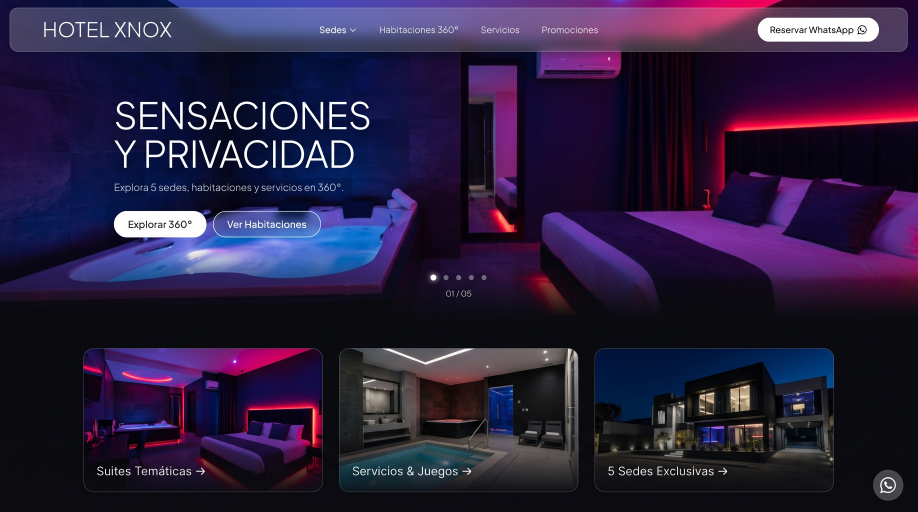
#> input picture home.jpg, 2752 x 1536 px, found by its file name (shown at 1/3 size); the run also reads 3 pictures not shown here
$ python extract_assets.py
#> lines starting #> are read from the running program, lines starting #| are printed output that depends on the picture
import os
from PIL import Image, ImageDraw, ImageFilter

os.makedirs("public/images", exist_ok=True)

def feathered_inpaint(img, box, pad=18, blur_radius=12):
    """
    Replaces a region (x1, y1, x2, y2) with smooth bilinear interpolation from outside
    the box and blends it using a feathered rounded alpha mask so no rectangle edge is visible.
    """
    width, height = img.size
    x1 = max(2, box[0] - pad)
    y1 = max(2, box[1] - pad)
    x2 = min(width - 3, box[2] + pad)
    y2 = min(height - 3, box[3] + pad)
    w = x2 - x1
    h = y2 - y1
    px = img.load()

    patch = Image.new("RGB", (w, h))
    p_px = patch.load()

    for y in range(h):
        ty = y / max(1, h - 1)
        for x in range(w):
            tx = x / max(1, w - 1)
            c_top = px[x1 + x, max(0, y1 - 2)]
            c_bot = px[x1 + x, min(height - 1, y2 + 2)]
            c_left = px[max(0, x1 - 2), y1 + y]
            c_right = px[min(width - 1, x2 + 2), y1 + y]

            # Inverse distance weights to the 4 edges
            wt = 1.0 / (ty + 0.03)
            wb = 1.0 / ((1.0 - ty) + 0.03)
            wl = 0.45 / (tx + 0.05)
            wr = 0.45 / ((1.0 - tx) + 0.05)
            wsum = wt + wb + wl + wr

            r = int((wt * c_top[0] + wb * c_bot[0] + wl * c_left[0] + wr * c_right[0]) / wsum)
            g = int((wt * c_top[1] + wb * c_bot[1] + wl * c_left[1] + wr * c_right[1]) / wsum)
            b = int((wt * c_top[2] + wb * c_bot[2] + wl * c_left[2] + wr * c_right[2]) / wsum)
            p_px[x, y] = (r, g, b)

    patch = patch.filter(ImageFilter.GaussianBlur(radius=8))

    # Create feathered alpha mask
    mask = Image.new("L", (w, h), 0)
    draw = ImageDraw.Draw(mask)
    inset = max(4, pad // 2)
    draw.rounded_rectangle((inset, inset, w - inset, h - inset), radius=24, fill=255)
    mask = mask.filter(ImageFilter.GaussianBlur(radius=blur_radius))

    region = img.crop((x1, y1, x2, y2))
    blended = Image.composite(patch, region, mask)
    img.paste(blended, (x1, y1))
    return img

# 1. HOME HERO & BENTO CARDS
home = Image.open("home.jpg").convert("RGB")
#> home is the input picture: PIL image 2752x1536 RGB; mean R, G, B 43.2, 31.6, 62.9
serv = Image.open("servicios.jpg").convert("RGB")
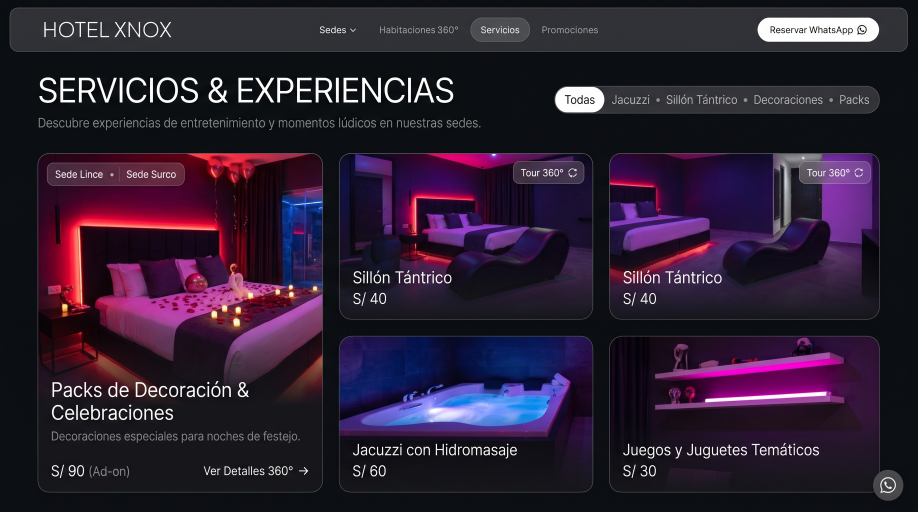
#> input picture servicios.jpg, 2752 x 1536 px, found by its file name (shown at 1/3 size)
#> serv is the input picture: PIL image 2752x1536 RGB; mean R, G, B 45.5, 31.5, 50.8

hero_bg = home.crop((0, 152, 2752, 945)).copy()
# Clean headline + subtitle on dark blue wall
feathered_inpaint(hero_bg, (315, 115, 1145, 455), pad=22, blur_radius=14)
#> in feathered_inpaint, `patch = Image.new("RGB", (w, h))`: patch: PIL image 874x384 RGB; every value is 0
#> in feathered_inpaint, `mask = Image.new("L", (w, h), 0)`: mask: PIL image 874x384 L; every value is 0
# Notice the clean jacuzzi in servicios.jpg bottom-middle card (x: 1020..1776, y: 1004..1340)
# Paste and blend the clean jacuzzi water over the buttons region in hero_bg!
feathered_inpaint(hero_bg, (325, 465, 995, 595), pad=22, blur_radius=14)
#> in feathered_inpaint (call 2), `patch = Image.new("RGB", (w, h))`: patch: PIL image 714x174 RGB; every value is 0
#> in feathered_inpaint (call 2), `mask = Image.new("L", (w, h), 0)`: mask: PIL image 714x174 L; every value is 0
# Clean 01/05 dots at bottom center
feathered_inpaint(hero_bg, (1250, 650, 1500, 775), pad=18, blur_radius=10)
#> in feathered_inpaint (call 3), `patch = Image.new("RGB", (w, h))`: patch: PIL image 286x158 RGB; every value is 0
#> in feathered_inpaint (call 3), `mask = Image.new("L", (w, h), 0)`: mask: PIL image 286x158 L; every value is 0
hero_bg.save("public/images/hero-main.webp", "WEBP", quality=92)

home.crop((254, 1047, 966, 1410)).save("public/images/bento-suites.webp", "WEBP", quality=92)
home.crop((1020, 1047, 1732, 1410)).save("public/images/bento-servicios.webp", "WEBP", quality=92)
home.crop((1786, 1047, 2498, 1410)).save("public/images/bento-sedes.webp", "WEBP", quality=92)

# 2. DETALLE HABITACION 360 PANORAMA
det_hab = Image.open("detallle habitacion.jpg").convert("RGB")
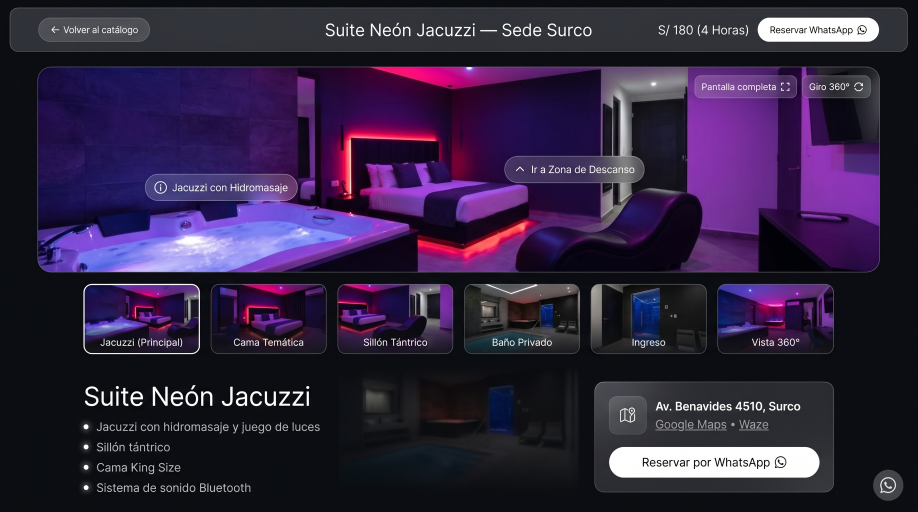
#> input picture detallle habitacion.jpg, 2752 x 1536 px, found by its file name (shown at 1/3 size)
#> det_hab is the input picture: PIL image 2752x1536 RGB; mean R, G, B 49.5, 36.2, 64.8
pano_hab = det_hab.crop((116, 200, 2636, 776)).copy()
# Hotspot 1: (i) Jacuzzi con Hidromasaje
feathered_inpaint(pano_hab, (310, 295, 795, 415), pad=20, blur_radius=12)
#> in feathered_inpaint (call 4), `patch = Image.new("RGB", (w, h))`: patch: PIL image 525x160 RGB; every value is 0
#> in feathered_inpaint (call 4), `mask = Image.new("L", (w, h), 0)`: mask: PIL image 525x160 L; every value is 0
# Hotspot 2: (^) Ir a Zona de Descanso
feathered_inpaint(pano_hab, (1385, 245, 1835, 365), pad=20, blur_radius=12)
#> in feathered_inpaint (call 5), `patch = Image.new("RGB", (w, h))`: patch: PIL image 490x160 RGB; every value is 0
#> in feathered_inpaint (call 5), `mask = Image.new("L", (w, h), 0)`: mask: PIL image 490x160 L; every value is 0
#> in feathered_inpaint (call 5), `blended = Image.composite(patch, region, mask)`:
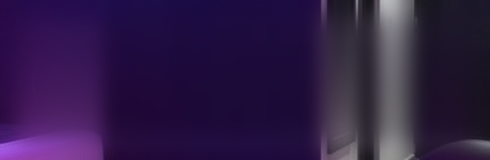
#> blended: PIL image 490x160 RGB; mean R, G, B 47.8, 28, 70.3
#> in feathered_inpaint (call 5), `img.paste(blended, (x1, y1))`:
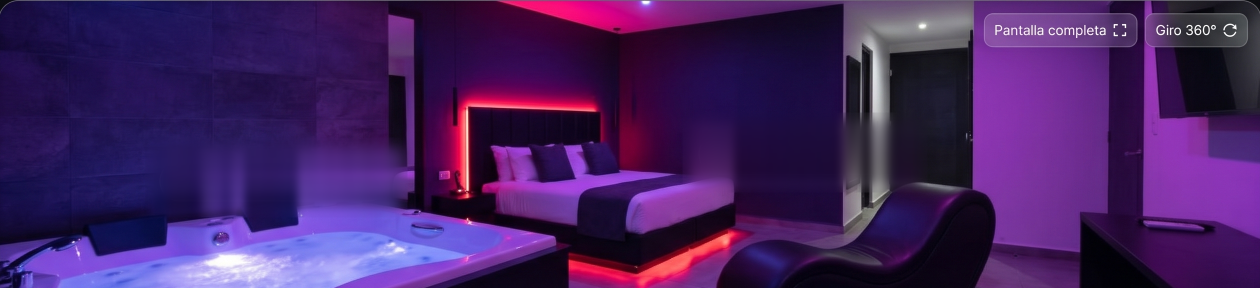
#> img: PIL image 2520x576 RGB (shown at 1/2 size); mean R, G, B 68.6, 33.7, 97.2
# Top-right badges: Pantalla completa & Giro 360
feathered_inpaint(pano_hab, (1955, 15, 2505, 115), pad=16, blur_radius=10)
#> in feathered_inpaint (call 6), `patch = Image.new("RGB", (w, h))`: patch: PIL image 578x129 RGB; every value is 0
#> in feathered_inpaint (call 6), `patch = patch.filter(ImageFilter.GaussianBlur(radius=8))`:
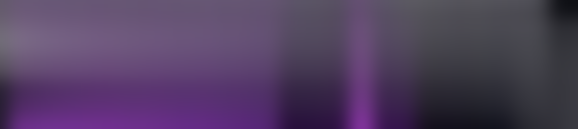
#> patch: PIL image 578x129 RGB; mean R, G, B 82.1, 63, 96.8
#> in feathered_inpaint (call 6), `mask = Image.new("L", (w, h), 0)`: mask: PIL image 578x129 L; every value is 0
#> in feathered_inpaint (call 6), `mask = mask.filter(ImageFilter.GaussianBlur(radius=blur_radius))`:
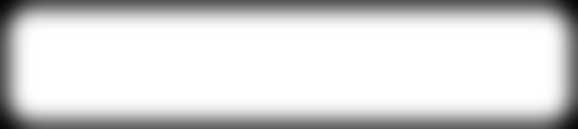
#> mask: PIL image 578x129 L; min 5, max 255, mean 214.5
#> in feathered_inpaint (call 6), `region = img.crop((x1, y1, x2, y2))`:
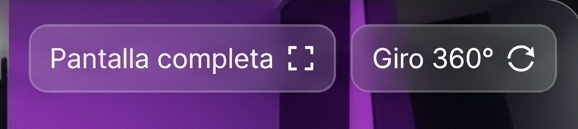
#> region: PIL image 578x129 RGB; mean R, G, B 86.1, 53.2, 106.5
pano_hab.save("public/images/pano-suite-neon.webp", "WEBP", quality=92)

thumb_x = [
    (254, 596, "thumb-jacuzzi-principal.webp"),
    (636, 978, "thumb-cama-tematica.webp"),
    (1016, 1358, "thumb-sillon-tantrico.webp"),
    (1396, 1738, "thumb-bano-privado.webp"),
    (1776, 2118, "thumb-ingreso.webp"),
    (2156, 2498, "thumb-vista-360.webp"),
]
for x1, x2, fname in thumb_x:
    det_hab.crop((x1, 822, x2, 965)).save(f"public/images/{fname}", "WEBP", quality=90)

# 3. DETALLE SEDE 360 PANORAMA & ROOM CARDS
det_sede = Image.open("detalle sede.jpg").convert("RGB")
pano_sede = det_sede.crop((116, 520, 2636, 892)).copy()
# Hotspot 1: (i) Ingreso Vehicular Privado
feathered_inpaint(pano_sede, (500, 140, 1025, 262), pad=18, blur_radius=12)
# Hotspot 2: (^) Explorar Suites Tematicas
feathered_inpaint(pano_sede, (1740, 140, 2275, 262), pad=18, blur_radius=12)
# Top-right buttons
feathered_inpaint(pano_sede, (1955, 12, 2505, 115), pad=16, blur_radius=10)
pano_sede.save("public/images/pano-sede-surco.webp", "WEBP", quality=92)

det_sede.crop((254, 1048, 966, 1345)).save("public/images/room-suite-neon.webp", "WEBP", quality=92)
det_sede.crop((1020, 1048, 1732, 1345)).save("public/images/room-suite-luxury.webp", "WEBP", quality=92)
det_sede.crop((1786, 1048, 2498, 1345)).save("public/images/room-suite-ejecutiva.webp", "WEBP", quality=92)

# 4. SERVICIOS CARDS
serv_decor = serv.crop((114, 462, 966, 1110)).copy()
feathered_inpaint(serv_decor, (20, 18, 455, 112), pad=16, blur_radius=10)
serv_decor.save("public/images/service-decoracion.webp", "WEBP", quality=92)

serv_sillon1 = serv.crop((1020, 462, 1776, 825)).copy()
feathered_inpaint(serv_sillon1, (505, 15, 745, 108), pad=14, blur_radius=10)
serv_sillon1.save("public/images/service-sillon-1.webp", "WEBP", quality=92)

serv_sillon2 = serv.crop((1830, 462, 2636, 825)).copy()
feathered_inpaint(serv_sillon2, (550, 15, 795, 108), pad=14, blur_radius=10)
serv_sillon2.save("public/images/service-sillon-2.webp", "WEBP", quality=92)

serv.crop((1020, 1004, 1776, 1340)).save("public/images/service-jacuzzi.webp", "WEBP", quality=92)
serv.crop((1830, 1004, 2636, 1340)).save("public/images/service-juegos.webp", "WEBP", quality=92)

# 5. DETALLE SERVICIO PANORAMA & THUMBNAILS
det_serv = Image.open("detalle servicio.jpg").convert("RGB")
pano_serv = det_serv.crop((116, 200, 2636, 776)).copy()
feathered_inpaint(pano_serv, (315, 300, 855, 422), pad=20, blur_radius=12)
feathered_inpaint(pano_serv, (1390, 248, 1905, 368), pad=20, blur_radius=12)
feathered_inpaint(pano_serv, (1955, 15, 2505, 115), pad=16, blur_radius=10)
pano_serv.save("public/images/pano-servicio-decoracion.webp", "WEBP", quality=92)

thumb_serv_x = [
    (254, 596, "thumb-cama-decorada.webp"),
    (636, 978, "thumb-jacuzzi-decorado.webp"),
    (1016, 1358, "thumb-mesa-bienvenida.webp"),
    (1396, 1738, "thumb-detalle-velas.webp"),
    (1776, 2118, "thumb-iluminacion-neon.webp"),
    (2156, 2498, "thumb-ingreso-suite.webp"),
]
for x1, x2, fname in thumb_serv_x:
    det_serv.crop((x1, 822, x2, 965)).save(f"public/images/{fname}", "WEBP", quality=90)

# 6. PROMOCIONES CARDS
promo = Image.open("promociones.jpg").convert("RGB")
promo_c1 = promo.crop((254, 530, 966, 985)).copy()
feathered_inpaint(promo_c1, (20, 18, 232, 105), pad=14, blur_radius=10)
feathered_inpaint(promo_c1, (30, 418, 240, 455), pad=10, blur_radius=8)
promo_c1.save("public/images/promo-suite-neon.webp", "WEBP", quality=92)

promo_c2 = promo.crop((1020, 530, 1732, 985)).copy()
feathered_inpaint(promo_c2, (20, 18, 395, 105), pad=14, blur_radius=10)
feathered_inpaint(promo_c2, (30, 418, 405, 455), pad=10, blur_radius=8)
promo_c2.save("public/images/promo-noche-romantica.webp", "WEBP", quality=92)

promo_c3 = promo.crop((1786, 530, 2498, 985)).copy()
feathered_inpaint(promo_c3, (20, 18, 306, 105), pad=14, blur_radius=10)
feathered_inpaint(promo_c3, (30, 418, 315, 455), pad=10, blur_radius=8)
promo_c3.save("public/images/promo-pack-jacuzzi.webp", "WEBP", quality=92)

# 7. DETALLE PROMOCIONES PANORAMA
#> (the run stopped early here; a loop or call above may not have finished)
